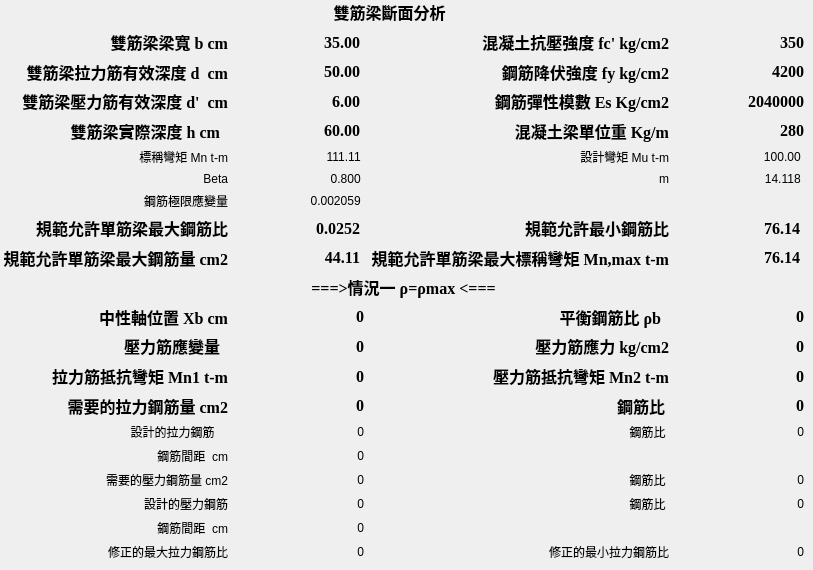
    <widget class="QWidget" name="tab_2">
     <attribute name="title">
      <string>Tab 2</string>
     </attribute>
     <widget class="QWidget" name="layoutWidget_2">
      <property name="geometry">
       <rect>
        <x>3</x>
        <y>0</y>
        <width>801</width>
        <height>561</height>
       </rect>
      </property>
      <layout class="QGridLayout" name="gridLayout_3">
       <item row="20" column="0">
        <widget class="QLabel" name="label_95">
         <property name="text">
          <string>修正的最大拉力鋼筋比</string>
         </property>
         <property name="alignment">
          <set>Qt::AlignRight|Qt::AlignTrailing|Qt::AlignVCenter</set>
         </property>
        </widget>
       </item>
       <item row="20" column="1">
        <widget class="QLabel" name="label_rmax_1">
         <property name="text">
          <string>0</string>
         </property>
         <property name="alignment">
          <set>Qt::AlignRight|Qt::AlignTrailing|Qt::AlignVCenter</set>
         </property>
        </widget>
       </item>
       <item row="20" column="3">
        <widget class="QLabel" name="label_rmin_1">
         <property name="text">
          <string>0</string>
         </property>
         <property name="alignment">
          <set>Qt::AlignRight|Qt::AlignTrailing|Qt::AlignVCenter</set>
         </property>
        </widget>
       </item>
       <item row="20" column="2">
        <widget class="QLabel" name="label_97">
         <property name="text">
          <string>修正的最小拉力鋼筋比</string>
         </property>
         <property name="alignment">
          <set>Qt::AlignRight|Qt::AlignTrailing|Qt::AlignVCenter</set>
         </property>
        </widget>
       </item>
       <item row="5" column="3">
        <widget class="QLabel" name="label_Mu">
         <property name="text">
          <string>100.00 </string>
         </property>
         <property name="alignment">
          <set>Qt::AlignRight|Qt::AlignTrailing|Qt::AlignVCenter</set>
         </property>
        </widget>
       </item>
       <item row="5" column="0">
        <widget class="QLabel" name="label_4">
         <property name="text">
          <string>標稱彎矩 Mn t-m</string>
         </property>
         <property name="alignment">
          <set>Qt::AlignRight|Qt::AlignTrailing|Qt::AlignVCenter</set>
         </property>
        </widget>
       </item>
       <item row="6" column="0">
        <widget class="QLabel" name="label_73">
         <property name="text">
          <string>Beta</string>
         </property>
         <property name="alignment">
          <set>Qt::AlignRight|Qt::AlignTrailing|Qt::AlignVCenter</set>
         </property>
        </widget>
       </item>
       <item row="6" column="3">
        <widget class="QLabel" name="label_m">
         <property name="text">
          <string>14.118 </string>
         </property>
         <property name="alignment">
          <set>Qt::AlignRight|Qt::AlignTrailing|Qt::AlignVCenter</set>
         </property>
        </widget>
       </item>
       <item row="17" column="1">
        <widget class="QLabel" name="label_AreaSp_1">
         <property name="text">
          <string>0</string>
         </property>
         <property name="alignment">
          <set>Qt::AlignRight|Qt::AlignTrailing|Qt::AlignVCenter</set>
         </property>
        </widget>
       </item>
       <item row="17" column="2">
        <widget class="QLabel" name="label_89">
         <property name="text">
          <string>鋼筋比 </string>
         </property>
         <property name="alignment">
          <set>Qt::AlignRight|Qt::AlignTrailing|Qt::AlignVCenter</set>
         </property>
        </widget>
       </item>
       <item row="15" column="0">
        <widget class="QLabel" name="label_79">
         <property name="text">
          <string>設計的拉力鋼筋    </string>
         </property>
         <property name="alignment">
          <set>Qt::AlignRight|Qt::AlignTrailing|Qt::AlignVCenter</set>
         </property>
        </widget>
       </item>
       <item row="5" column="2">
        <widget class="QLabel" name="label_7">
         <property name="text">
          <string>設計彎矩 Mu t-m</string>
         </property>
         <property name="alignment">
          <set>Qt::AlignRight|Qt::AlignTrailing|Qt::AlignVCenter</set>
         </property>
        </widget>
       </item>
       <item row="6" column="1">
        <widget class="QLabel" name="label_beta">
         <property name="text">
          <string>0.800 </string>
         </property>
         <property name="alignment">
          <set>Qt::AlignRight|Qt::AlignTrailing|Qt::AlignVCenter</set>
         </property>
        </widget>
       </item>
       <item row="14" column="3">
        <widget class="QLabel" name="label_rho_1">
         <property name="font">
          <font>
           <family>Times New Roman</family>
           <pointsize>12</pointsize>
           <weight>75</weight>
           <bold>true</bold>
          </font>
         </property>
         <property name="text">
          <string>0</string>
         </property>
         <property name="alignment">
          <set>Qt::AlignRight|Qt::AlignTrailing|Qt::AlignVCenter</set>
         </property>
        </widget>
       </item>
       <item row="14" column="1">
        <widget class="QLabel" name="label_AreaST_1">
         <property name="font">
          <font>
           <family>Times New Roman</family>
           <pointsize>12</pointsize>
           <weight>75</weight>
           <bold>true</bold>
          </font>
         </property>
         <property name="text">
          <string>0</string>
         </property>
         <property name="alignment">
          <set>Qt::AlignRight|Qt::AlignTrailing|Qt::AlignVCenter</set>
         </property>
        </widget>
       </item>
       <item row="14" column="2">
        <widget class="QLabel" name="label_41">
         <property name="font">
          <font>
           <family>Times New Roman</family>
           <pointsize>12</pointsize>
           <weight>75</weight>
           <bold>true</bold>
          </font>
         </property>
         <property name="text">
          <string>鋼筋比 </string>
         </property>
         <property name="alignment">
          <set>Qt::AlignRight|Qt::AlignTrailing|Qt::AlignVCenter</set>
         </property>
        </widget>
       </item>
       <item row="8" column="3">
        <widget class="QLabel" name="label_rmin">
         <property name="font">
          <font>
           <family>Times New Roman</family>
           <pointsize>12</pointsize>
           <weight>75</weight>
           <bold>true</bold>
          </font>
         </property>
         <property name="text">
          <string>76.14 </string>
         </property>
         <property name="alignment">
          <set>Qt::AlignRight|Qt::AlignTrailing|Qt::AlignVCenter</set>
         </property>
        </widget>
       </item>
       <item row="9" column="0">
        <widget class="QLabel" name="label_24">
         <property name="font">
          <font>
           <family>Times New Roman</family>
           <pointsize>12</pointsize>
           <weight>75</weight>
           <bold>true</bold>
          </font>
         </property>
         <property name="text">
          <string>規範允許單筋梁最大鋼筋量 cm2</string>
         </property>
         <property name="alignment">
          <set>Qt::AlignRight|Qt::AlignTrailing|Qt::AlignVCenter</set>
         </property>
        </widget>
       </item>
       <item row="8" column="2">
        <widget class="QLabel" name="label_21">
         <property name="font">
          <font>
           <family>Times New Roman</family>
           <pointsize>12</pointsize>
           <weight>75</weight>
           <bold>true</bold>
          </font>
         </property>
         <property name="text">
          <string>規範允許最小鋼筋比</string>
         </property>
         <property name="alignment">
          <set>Qt::AlignRight|Qt::AlignTrailing|Qt::AlignVCenter</set>
         </property>
        </widget>
       </item>
       <item row="8" column="1">
        <widget class="QLabel" name="label_rmax">
         <property name="font">
          <font>
           <family>Times New Roman</family>
           <pointsize>12</pointsize>
           <weight>75</weight>
           <bold>true</bold>
          </font>
         </property>
         <property name="text">
          <string>0.0252 </string>
         </property>
         <property name="alignment">
          <set>Qt::AlignRight|Qt::AlignTrailing|Qt::AlignVCenter</set>
         </property>
        </widget>
       </item>
       <item row="9" column="2">
        <widget class="QLabel" name="label_25">
         <property name="font">
          <font>
           <family>Times New Roman</family>
           <pointsize>12</pointsize>
           <weight>75</weight>
           <bold>true</bold>
          </font>
         </property>
         <property name="text">
          <string>規範允許單筋梁最大標稱彎矩 Mn,max t-m</string>
         </property>
         <property name="alignment">
          <set>Qt::AlignRight|Qt::AlignTrailing|Qt::AlignVCenter</set>
         </property>
        </widget>
       </item>
       <item row="9" column="3">
        <widget class="QLabel" name="label_Mnmax">
         <property name="font">
          <font>
           <family>Times New Roman</family>
           <pointsize>12</pointsize>
           <weight>75</weight>
           <bold>true</bold>
          </font>
         </property>
         <property name="text">
          <string>76.14 </string>
         </property>
         <property name="alignment">
          <set>Qt::AlignRight|Qt::AlignTrailing|Qt::AlignVCenter</set>
         </property>
        </widget>
       </item>
       <item row="9" column="1">
        <widget class="QLabel" name="label_rmax_b_D">
         <property name="font">
          <font>
           <family>Times New Roman</family>
           <pointsize>12</pointsize>
           <weight>75</weight>
           <bold>true</bold>
          </font>
         </property>
         <property name="text">
          <string>44.11 </string>
         </property>
         <property name="alignment">
          <set>Qt::AlignRight|Qt::AlignTrailing|Qt::AlignVCenter</set>
         </property>
        </widget>
       </item>
       <item row="11" column="1">
        <widget class="QLabel" name="label_Xb_1">
         <property name="font">
          <font>
           <family>Times New Roman</family>
           <pointsize>12</pointsize>
           <weight>75</weight>
           <bold>true</bold>
          </font>
         </property>
         <property name="text">
          <string>0</string>
         </property>
         <property name="alignment">
          <set>Qt::AlignRight|Qt::AlignTrailing|Qt::AlignVCenter</set>
         </property>
        </widget>
       </item>
       <item row="10" column="0" colspan="4">
        <widget class="QLabel" name="label_65">
         <property name="font">
          <font>
           <family>Times New Roman</family>
           <pointsize>12</pointsize>
           <weight>75</weight>
           <bold>true</bold>
          </font>
         </property>
         <property name="text">
          <string>===&gt;情況一   ρ=ρmax  &lt;===</string>
         </property>
         <property name="alignment">
          <set>Qt::AlignCenter</set>
         </property>
        </widget>
       </item>
       <item row="11" column="0">
        <widget class="QLabel" name="label_28">
         <property name="font">
          <font>
           <family>Times New Roman</family>
           <pointsize>12</pointsize>
           <weight>75</weight>
           <bold>true</bold>
          </font>
         </property>
         <property name="text">
          <string>中性軸位置 Xb cm</string>
         </property>
         <property name="alignment">
          <set>Qt::AlignRight|Qt::AlignTrailing|Qt::AlignVCenter</set>
         </property>
        </widget>
       </item>
       <item row="8" column="0">
        <widget class="QLabel" name="label_20">
         <property name="font">
          <font>
           <family>Times New Roman</family>
           <pointsize>12</pointsize>
           <weight>75</weight>
           <bold>true</bold>
          </font>
         </property>
         <property name="text">
          <string>規範允許單筋梁最大鋼筋比</string>
         </property>
         <property name="alignment">
          <set>Qt::AlignRight|Qt::AlignTrailing|Qt::AlignVCenter</set>
         </property>
        </widget>
       </item>
       <item row="17" column="0">
        <widget class="QLabel" name="label_81">
         <property name="text">
          <string>需要的壓力鋼筋量 cm2</string>
         </property>
         <property name="alignment">
          <set>Qt::AlignRight|Qt::AlignTrailing|Qt::AlignVCenter</set>
         </property>
        </widget>
       </item>
       <item row="18" column="0">
        <widget class="QLabel" name="label_82">
         <property name="text">
          <string>設計的壓力鋼筋</string>
         </property>
         <property name="alignment">
          <set>Qt::AlignRight|Qt::AlignTrailing|Qt::AlignVCenter</set>
         </property>
        </widget>
       </item>
       <item row="15" column="1">
        <widget class="QLabel" name="label_AreaSelectedAs_1">
         <property name="text">
          <string>0</string>
         </property>
         <property name="alignment">
          <set>Qt::AlignRight|Qt::AlignTrailing|Qt::AlignVCenter</set>
         </property>
        </widget>
       </item>
       <item row="15" column="3">
        <widget class="QLabel" name="label_RhoSelectedAs_1">
         <property name="text">
          <string>0</string>
         </property>
         <property name="alignment">
          <set>Qt::AlignRight|Qt::AlignTrailing|Qt::AlignVCenter</set>
         </property>
        </widget>
       </item>
       <item row="16" column="1">
        <widget class="QLabel" name="label_SpaceAs_1">
         <property name="text">
          <string>0</string>
         </property>
         <property name="alignment">
          <set>Qt::AlignRight|Qt::AlignTrailing|Qt::AlignVCenter</set>
         </property>
        </widget>
       </item>
       <item row="15" column="2">
        <widget class="QLabel" name="label_84">
         <property name="text">
          <string>鋼筋比 </string>
         </property>
         <property name="alignment">
          <set>Qt::AlignRight|Qt::AlignTrailing|Qt::AlignVCenter</set>
         </property>
        </widget>
       </item>
       <item row="16" column="0">
        <widget class="QLabel" name="label_80">
         <property name="text">
          <string>鋼筋間距  cm</string>
         </property>
         <property name="alignment">
          <set>Qt::AlignRight|Qt::AlignTrailing|Qt::AlignVCenter</set>
         </property>
        </widget>
       </item>
       <item row="12" column="0">
        <widget class="QLabel" name="label_32">
         <property name="font">
          <font>
           <family>Times New Roman</family>
           <pointsize>12</pointsize>
           <weight>75</weight>
           <bold>true</bold>
          </font>
         </property>
         <property name="text">
          <string>壓力筋應變量 	</string>
         </property>
         <property name="alignment">
          <set>Qt::AlignRight|Qt::AlignTrailing|Qt::AlignVCenter</set>
         </property>
        </widget>
       </item>
       <item row="12" column="1">
        <widget class="QLabel" name="label_Esp_1">
         <property name="font">
          <font>
           <family>Times New Roman</family>
           <pointsize>12</pointsize>
           <weight>75</weight>
           <bold>true</bold>
          </font>
         </property>
         <property name="text">
          <string>0</string>
         </property>
         <property name="alignment">
          <set>Qt::AlignRight|Qt::AlignTrailing|Qt::AlignVCenter</set>
         </property>
        </widget>
       </item>
       <item row="11" column="3">
        <widget class="QLabel" name="label_Rb_1">
         <property name="font">
          <font>
           <family>Times New Roman</family>
           <pointsize>12</pointsize>
           <weight>75</weight>
           <bold>true</bold>
          </font>
         </property>
         <property name="text">
          <string>0</string>
         </property>
         <property name="alignment">
          <set>Qt::AlignRight|Qt::AlignTrailing|Qt::AlignVCenter</set>
         </property>
        </widget>
       </item>
       <item row="13" column="1">
        <widget class="QLabel" name="label_Mn1_1">
         <property name="font">
          <font>
           <family>Times New Roman</family>
           <pointsize>12</pointsize>
           <weight>75</weight>
           <bold>true</bold>
          </font>
         </property>
         <property name="text">
          <string>0</string>
         </property>
         <property name="alignment">
          <set>Qt::AlignRight|Qt::AlignTrailing|Qt::AlignVCenter</set>
         </property>
        </widget>
       </item>
       <item row="12" column="3">
        <widget class="QLabel" name="label_fsp_1">
         <property name="font">
          <font>
           <family>Times New Roman</family>
           <pointsize>12</pointsize>
           <weight>75</weight>
           <bold>true</bold>
          </font>
         </property>
         <property name="text">
          <string>0</string>
         </property>
         <property name="alignment">
          <set>Qt::AlignRight|Qt::AlignTrailing|Qt::AlignVCenter</set>
         </property>
        </widget>
       </item>
       <item row="12" column="2">
        <widget class="QLabel" name="label_33">
         <property name="font">
          <font>
           <family>Times New Roman</family>
           <pointsize>12</pointsize>
           <weight>75</weight>
           <bold>true</bold>
          </font>
         </property>
         <property name="text">
          <string>壓力筋應力 kg/cm2</string>
         </property>
         <property name="alignment">
          <set>Qt::AlignRight|Qt::AlignTrailing|Qt::AlignVCenter</set>
         </property>
        </widget>
       </item>
       <item row="13" column="0">
        <widget class="QLabel" name="label_36">
         <property name="font">
          <font>
           <family>Times New Roman</family>
           <pointsize>12</pointsize>
           <weight>75</weight>
           <bold>true</bold>
          </font>
         </property>
         <property name="text">
          <string>拉力筋抵抗彎矩 Mn1 t-m</string>
         </property>
         <property name="alignment">
          <set>Qt::AlignRight|Qt::AlignTrailing|Qt::AlignVCenter</set>
         </property>
        </widget>
       </item>
       <item row="14" column="0">
        <widget class="QLabel" name="label_40">
         <property name="font">
          <font>
           <family>Times New Roman</family>
           <pointsize>12</pointsize>
           <weight>75</weight>
           <bold>true</bold>
          </font>
         </property>
         <property name="text">
          <string>需要的拉力鋼筋量 cm2</string>
         </property>
         <property name="alignment">
          <set>Qt::AlignRight|Qt::AlignTrailing|Qt::AlignVCenter</set>
         </property>
        </widget>
       </item>
       <item row="13" column="2">
        <widget class="QLabel" name="label_001">
         <property name="font">
          <font>
           <family>Times New Roman</family>
           <pointsize>12</pointsize>
           <weight>75</weight>
           <bold>true</bold>
          </font>
         </property>
         <property name="text">
          <string>壓力筋抵抗彎矩 Mn2 t-m</string>
         </property>
         <property name="alignment">
          <set>Qt::AlignRight|Qt::AlignTrailing|Qt::AlignVCenter</set>
         </property>
        </widget>
       </item>
       <item row="13" column="3">
        <widget class="QLabel" name="label_Mn2_1">
         <property name="font">
          <font>
           <family>Times New Roman</family>
           <pointsize>12</pointsize>
           <weight>75</weight>
           <bold>true</bold>
          </font>
         </property>
         <property name="text">
          <string>0</string>
         </property>
         <property name="alignment">
          <set>Qt::AlignRight|Qt::AlignTrailing|Qt::AlignVCenter</set>
         </property>
        </widget>
       </item>
       <item row="11" column="2">
        <widget class="QLabel" name="label_29">
         <property name="font">
          <font>
           <family>Times New Roman</family>
           <pointsize>12</pointsize>
           <weight>75</weight>
           <bold>true</bold>
          </font>
         </property>
         <property name="text">
          <string>平衡鋼筋比 ρb		</string>
         </property>
         <property name="alignment">
          <set>Qt::AlignRight|Qt::AlignTrailing|Qt::AlignVCenter</set>
         </property>
        </widget>
       </item>
       <item row="6" column="2">
        <widget class="QLabel" name="label_76">
         <property name="text">
          <string>m</string>
         </property>
         <property name="alignment">
          <set>Qt::AlignRight|Qt::AlignTrailing|Qt::AlignVCenter</set>
         </property>
        </widget>
       </item>
       <item row="4" column="1">
        <widget class="QLabel" name="label_h">
         <property name="font">
          <font>
           <family>Times New Roman</family>
           <pointsize>12</pointsize>
           <weight>75</weight>
           <bold>true</bold>
          </font>
         </property>
         <property name="text">
          <string>60.00 </string>
         </property>
         <property name="alignment">
          <set>Qt::AlignRight|Qt::AlignTrailing|Qt::AlignVCenter</set>
         </property>
        </widget>
       </item>
       <item row="4" column="2">
        <widget class="QLabel" name="label_17">
         <property name="font">
          <font>
           <family>Times New Roman</family>
           <pointsize>12</pointsize>
           <weight>75</weight>
           <bold>true</bold>
          </font>
         </property>
         <property name="text">
          <string>混凝土梁單位重 Kg/m</string>
         </property>
         <property name="alignment">
          <set>Qt::AlignRight|Qt::AlignTrailing|Qt::AlignVCenter</set>
         </property>
        </widget>
       </item>
       <item row="4" column="3">
        <widget class="QLabel" name="label_Wc">
         <property name="font">
          <font>
           <family>Times New Roman</family>
           <pointsize>12</pointsize>
           <weight>75</weight>
           <bold>true</bold>
          </font>
         </property>
         <property name="text">
          <string>280</string>
         </property>
         <property name="alignment">
          <set>Qt::AlignRight|Qt::AlignTrailing|Qt::AlignVCenter</set>
         </property>
        </widget>
       </item>
       <item row="3" column="0">
        <widget class="QLabel" name="label_12">
         <property name="font">
          <font>
           <family>Times New Roman</family>
           <pointsize>12</pointsize>
           <weight>75</weight>
           <bold>true</bold>
          </font>
         </property>
         <property name="text">
          <string>雙筋梁壓力筋有效深度 d'  cm</string>
         </property>
         <property name="alignment">
          <set>Qt::AlignRight|Qt::AlignTrailing|Qt::AlignVCenter</set>
         </property>
        </widget>
       </item>
       <item row="2" column="1">
        <widget class="QLabel" name="label_D">
         <property name="font">
          <font>
           <family>Times New Roman</family>
           <pointsize>12</pointsize>
           <weight>75</weight>
           <bold>true</bold>
          </font>
         </property>
         <property name="text">
          <string>50.00 </string>
         </property>
         <property name="alignment">
          <set>Qt::AlignRight|Qt::AlignTrailing|Qt::AlignVCenter</set>
         </property>
        </widget>
       </item>
       <item row="2" column="3">
        <widget class="QLabel" name="label_fy">
         <property name="font">
          <font>
           <family>Times New Roman</family>
           <pointsize>12</pointsize>
           <weight>75</weight>
           <bold>true</bold>
          </font>
         </property>
         <property name="text">
          <string>4200</string>
         </property>
         <property name="alignment">
          <set>Qt::AlignRight|Qt::AlignTrailing|Qt::AlignVCenter</set>
         </property>
        </widget>
       </item>
       <item row="2" column="2">
        <widget class="QLabel" name="label_9">
         <property name="font">
          <font>
           <family>Times New Roman</family>
           <pointsize>12</pointsize>
           <weight>75</weight>
           <bold>true</bold>
          </font>
         </property>
         <property name="text">
          <string>鋼筋降伏強度 fy kg/cm2</string>
         </property>
         <property name="alignment">
          <set>Qt::AlignRight|Qt::AlignTrailing|Qt::AlignVCenter</set>
         </property>
        </widget>
       </item>
       <item row="3" column="3">
        <widget class="QLabel" name="label_Es">
         <property name="font">
          <font>
           <family>Times New Roman</family>
           <pointsize>12</pointsize>
           <weight>75</weight>
           <bold>true</bold>
          </font>
         </property>
         <property name="text">
          <string>2040000</string>
         </property>
         <property name="alignment">
          <set>Qt::AlignRight|Qt::AlignTrailing|Qt::AlignVCenter</set>
         </property>
        </widget>
       </item>
       <item row="3" column="2">
        <widget class="QLabel" name="label_13">
         <property name="font">
          <font>
           <family>Times New Roman</family>
           <pointsize>12</pointsize>
           <weight>75</weight>
           <bold>true</bold>
          </font>
         </property>
         <property name="text">
          <string>鋼筋彈性模數 Es Kg/cm2</string>
         </property>
         <property name="alignment">
          <set>Qt::AlignRight|Qt::AlignTrailing|Qt::AlignVCenter</set>
         </property>
        </widget>
       </item>
       <item row="4" column="0">
        <widget class="QLabel" name="label_16">
         <property name="font">
          <font>
           <family>Times New Roman</family>
           <pointsize>12</pointsize>
           <weight>75</weight>
           <bold>true</bold>
          </font>
         </property>
         <property name="text">
          <string>雙筋梁實際深度 h cm		</string>
         </property>
         <property name="alignment">
          <set>Qt::AlignRight|Qt::AlignTrailing|Qt::AlignVCenter</set>
         </property>
        </widget>
       </item>
       <item row="3" column="1">
        <widget class="QLabel" name="label_dp">
         <property name="font">
          <font>
           <family>Times New Roman</family>
           <pointsize>12</pointsize>
           <weight>75</weight>
           <bold>true</bold>
          </font>
         </property>
         <property name="text">
          <string>6.00 </string>
         </property>
         <property name="alignment">
          <set>Qt::AlignRight|Qt::AlignTrailing|Qt::AlignVCenter</set>
         </property>
        </widget>
       </item>
       <item row="19" column="0">
        <widget class="QLabel" name="label_88">
         <property name="text">
          <string>鋼筋間距  cm</string>
         </property>
         <property name="alignment">
          <set>Qt::AlignRight|Qt::AlignTrailing|Qt::AlignVCenter</set>
         </property>
        </widget>
       </item>
       <item row="7" column="0">
        <widget class="QLabel" name="label_74">
         <property name="text">
          <string>鋼筋極限應變量</string>
         </property>
         <property name="alignment">
          <set>Qt::AlignRight|Qt::AlignTrailing|Qt::AlignVCenter</set>
         </property>
        </widget>
       </item>
       <item row="7" column="1">
        <widget class="QLabel" name="label_EpslonY">
         <property name="text">
          <string>0.002059 </string>
         </property>
         <property name="alignment">
          <set>Qt::AlignRight|Qt::AlignTrailing|Qt::AlignVCenter</set>
         </property>
        </widget>
       </item>
       <item row="5" column="1">
        <widget class="QLabel" name="label_Mn">
         <property name="text">
          <string>111.11 </string>
         </property>
         <property name="alignment">
          <set>Qt::AlignRight|Qt::AlignTrailing|Qt::AlignVCenter</set>
         </property>
        </widget>
       </item>
       <item row="1" column="0">
        <widget class="QLabel" name="label_3">
         <property name="font">
          <font>
           <family>Times New Roman</family>
           <pointsize>12</pointsize>
           <weight>75</weight>
           <bold>true</bold>
          </font>
         </property>
         <property name="text">
          <string>雙筋梁梁寬 b cm</string>
         </property>
         <property name="alignment">
          <set>Qt::AlignRight|Qt::AlignTrailing|Qt::AlignVCenter</set>
         </property>
        </widget>
       </item>
       <item row="0" column="0" colspan="4">
        <widget class="QLabel" name="label_62">
         <property name="font">
          <font>
           <family>Times New Roman</family>
           <pointsize>12</pointsize>
           <weight>75</weight>
           <bold>true</bold>
          </font>
         </property>
         <property name="text">
          <string>雙筋梁斷面分析							</string>
         </property>
         <property name="alignment">
          <set>Qt::AlignCenter</set>
         </property>
        </widget>
       </item>
       <item row="2" column="0">
        <widget class="QLabel" name="label_8">
         <property name="font">
          <font>
           <family>Times New Roman</family>
           <pointsize>12</pointsize>
           <weight>75</weight>
           <bold>true</bold>
          </font>
         </property>
         <property name="text">
          <string>雙筋梁拉力筋有效深度 d  cm</string>
         </property>
         <property name="alignment">
          <set>Qt::AlignRight|Qt::AlignTrailing|Qt::AlignVCenter</set>
         </property>
        </widget>
       </item>
       <item row="1" column="1">
        <widget class="QLabel" name="label_b">
         <property name="font">
          <font>
           <family>Times New Roman</family>
           <pointsize>12</pointsize>
           <weight>75</weight>
           <bold>true</bold>
          </font>
         </property>
         <property name="text">
          <string>35.00 </string>
         </property>
         <property name="alignment">
          <set>Qt::AlignRight|Qt::AlignTrailing|Qt::AlignVCenter</set>
         </property>
        </widget>
       </item>
       <item row="1" column="2">
        <widget class="QLabel" name="label_5">
         <property name="font">
          <font>
           <family>Times New Roman</family>
           <pointsize>12</pointsize>
           <weight>75</weight>
           <bold>true</bold>
          </font>
         </property>
         <property name="text">
          <string>混凝土抗壓強度 fc' kg/cm2</string>
         </property>
         <property name="alignment">
          <set>Qt::AlignRight|Qt::AlignTrailing|Qt::AlignVCenter</set>
         </property>
        </widget>
       </item>
       <item row="1" column="3">
        <widget class="QLabel" name="label_fcp">
         <property name="font">
          <font>
           <family>Times New Roman</family>
           <pointsize>12</pointsize>
           <weight>75</weight>
           <bold>true</bold>
          </font>
         </property>
         <property name="text">
          <string>350</string>
         </property>
         <property name="alignment">
          <set>Qt::AlignRight|Qt::AlignTrailing|Qt::AlignVCenter</set>
         </property>
        </widget>
       </item>
       <item row="17" column="3">
        <widget class="QLabel" name="label_rhop_1">
         <property name="text">
          <string>0</string>
         </property>
         <property name="alignment">
          <set>Qt::AlignRight|Qt::AlignTrailing|Qt::AlignVCenter</set>
         </property>
        </widget>
       </item>
       <item row="18" column="2">
        <widget class="QLabel" name="label_92">
         <property name="text">
          <string>鋼筋比 </string>
         </property>
         <property name="alignment">
          <set>Qt::AlignRight|Qt::AlignTrailing|Qt::AlignVCenter</set>
         </property>
        </widget>
       </item>
       <item row="18" column="1">
        <widget class="QLabel" name="label_AreaSelectedAsp_1">
         <property name="text">
          <string>0</string>
         </property>
         <property name="alignment">
          <set>Qt::AlignRight|Qt::AlignTrailing|Qt::AlignVCenter</set>
         </property>
        </widget>
       </item>
       <item row="18" column="3">
        <widget class="QLabel" name="label_RhoSelectedAsp_1">
         <property name="text">
          <string>0</string>
         </property>
         <property name="alignment">
          <set>Qt::AlignRight|Qt::AlignTrailing|Qt::AlignVCenter</set>
         </property>
        </widget>
       </item>
       <item row="19" column="1">
        <widget class="QLabel" name="label_SpaceAsp_1">
         <property name="text">
          <string>0</string>
         </property>
         <property name="alignment">
          <set>Qt::AlignRight|Qt::AlignTrailing|Qt::AlignVCenter</set>
         </property>
        </widget>
       </item>
      </layout>
     </widget>
    </widget>
